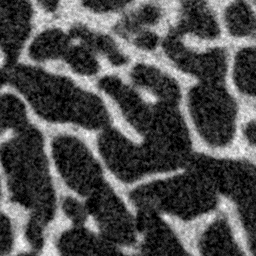
%> input picture examples/exampledata/spongy.png, 256 x 256 px
$ octave --eval "result = fillpores(imread('examples/exampledata/spongy.png'));"   (GNU Octave 9; MATLAB toolbox functions it lacks are replaced by stand-ins)
%> lines starting %> are read from the running program, lines starting %| are printed output that depends on the picture
function BW1 = fillpores(BW, se, method)
% FILLPORES fills all pores with size smaller than given radius
    %   BW1 = fillpores(BW, se) applies while loop of imclose (imdilate followed by imerode)
    %   on input binary mask BW with structuring element se. ('imclose' METHOD)
	%	The loop stops when the mask remains unvaried before and after imclose step.
    %   INPUTS:     BW @type logical                binary mask (2D or 3D)
    %               SE @type numeric or strel       radius or structuring element (Default disk with radius = 50 pixels)
    %               METHOD @type char               'imclose' (Default), 'imfill', 'regionprops', 'regionprops3'
    %
    %   OUTPUT:     BW1 @type logical       output binary mask (2D or 3D)
    %
	%
	%	METHODS:	'imclose' (Default)		while loop of imclose	(imdilate followed by imerode)
	%				'imfill'				imfill(BW, 'holes')		(slicewise if BW is 3D)
	%				'regionprops'			close regions with MinorAxisLength < SE		(slicewise)
	%				'regionprops3'			close regions not belonging to main strut	(3D)
	%
    %   imclose method courtesy of Daniel Rohrbach
    %   ______________________________________________________
    %
    %   Author:         Gianluca Iori (gianthk.iori@gmail.com)
    %   BSRT - Charite Berlin
    %   Created on:   --/--/----
    %   Last update:  22/11/2018
    %
    %   this function is part of the synchro toolbox
    %   ______________________________________________________

    if nargin < 3,          method = 'imclose';     end
    if isempty(method),     method = 'imclose';     end

    method = validatestring(method,{'imclose','imfill','regionprops','regionprops3'},mfilename,'METHOD',1);

    if nargin < 2,          se = strel('disk',50);  end
    if isempty(se)
        switch method
            case 'imclose'
                se = strel('disk',50);
            case 'regionprops'
                se = 50;
        end
    end

    switch method
        case 'imclose'
            if isnumeric(se)
                se = strel('disk', se);
            end

            N0=length(find(BW));
%> N0 = 64164
            N1=N0+1;
%> N1 = 64165
            while N1 > N0,
                N0=N1;
                BW1 = imclose(BW,se);
                N1=length(find(BW1));
            end
%> this loop made 2 passes
%> (N0, N1) on passes 1 to 2: (64165, 65536), (65536, 65536)
%> pass 1, in fillpores, `BW1 = imclose(BW,se);`:
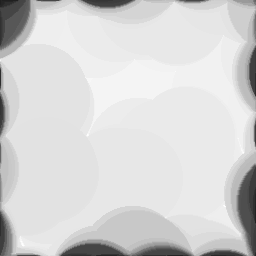
%> BW1: size 256x256 uint8; min 31, max 254, mean 213.7

        case 'regionprops'
            BW1 = false(size(BW));
            for i = 1:size(BW,3)
                BWslice = ~BW(:,:,i);
                CC = bwconncomp(BWslice);
                RP = regionprops(BWslice, 'MinorAxisLength');
                th = cat(1, RP.MinorAxisLength);
                idx = find(th<2*se);

                for j = 1:length(idx)
                    BWslice(CC.PixelIdxList{idx(j)}) = 0;
                end
                BW1(:,:,i) = ~BWslice;
            end

        case 'regionprops3'
            if exist('regionprops3')==0
                error('regionprops3 method is available only for Matlab > R2017b.. use regionprops (slicewise) instead!');
                return
            end
            BW1 = ~BW;
            RP = regionprops3(BW1, 'Volume', 'VoxelIdxList');

            BGV = max(RP.Volume);
            for i=1:length(RP.Volume)
                if RP.Volume(i) < 0.1*BGV;
                    BW1(RP.VoxelIdxList{i}) = 0;
                end
            end

            BW1 = ~BW1;

        case 'imfill'
            BW1 = false(size(BW));
            for i = 1:size(BW,3)
                BW1(:,:,i) = imfill(BW(:,:,i), 'holes');
            end
    end
end
